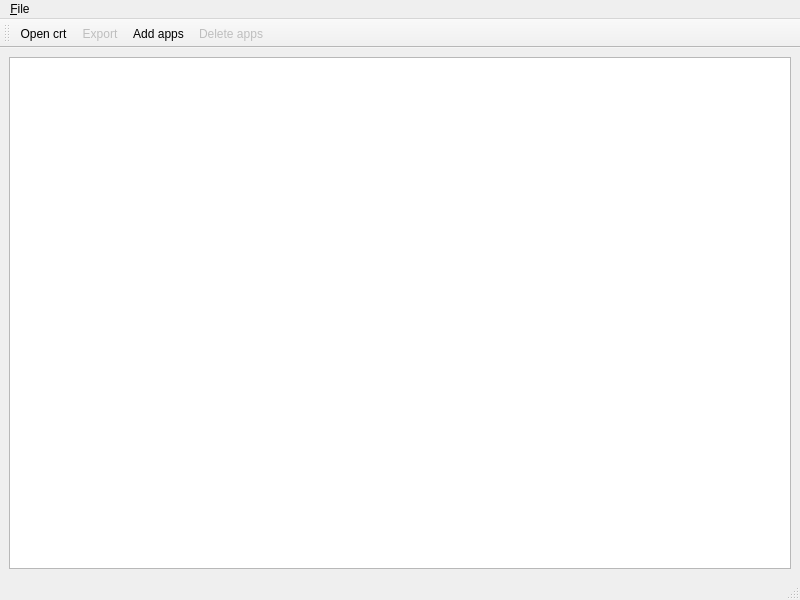
<?xml version="1.0" encoding="UTF-8"?>
<ui version="4.0">
 <class>MainWindow</class>
 <widget class="QMainWindow" name="MainWindow">
  <property name="geometry">
   <rect>
    <x>0</x>
    <y>0</y>
    <width>800</width>
    <height>600</height>
   </rect>
  </property>
  <property name="windowTitle">
   <string>MainWindow</string>
  </property>
  <widget class="QWidget" name="centralwidget">
   <layout class="QVBoxLayout" name="verticalLayout">
    <item>
     <widget class="QTableView" name="tableView">
      <property name="selectionBehavior">
       <enum>QAbstractItemView::SelectRows</enum>
      </property>
      <attribute name="verticalHeaderVisible">
       <bool>false</bool>
      </attribute>
     </widget>
    </item>
   </layout>
  </widget>
  <widget class="QMenuBar" name="menubar">
   <property name="geometry">
    <rect>
     <x>0</x>
     <y>0</y>
     <width>800</width>
     <height>22</height>
    </rect>
   </property>
   <widget class="QMenu" name="menu_File">
    <property name="title">
     <string>&amp;File</string>
    </property>
    <addaction name="actionOpen_crt"/>
    <addaction name="actionAdd_apps"/>
    <addaction name="actionDelete_apps"/>
    <addaction name="actionExport"/>
    <addaction name="separator"/>
    <addaction name="actionE_xit"/>
   </widget>
   <addaction name="menu_File"/>
  </widget>
  <widget class="QStatusBar" name="statusbar"/>
  <widget class="QToolBar" name="toolBar">
   <property name="windowTitle">
    <string>toolBar</string>
   </property>
   <attribute name="toolBarArea">
    <enum>TopToolBarArea</enum>
   </attribute>
   <attribute name="toolBarBreak">
    <bool>false</bool>
   </attribute>
   <addaction name="actionOpen_crt"/>
   <addaction name="actionExport"/>
   <addaction name="actionAdd_apps"/>
   <addaction name="actionDelete_apps"/>
  </widget>
  <action name="actionE_xit">
   <property name="icon">
    <iconset resource="icons.qrc">
     <normaloff>:/Buttons/exit</normaloff>:/Buttons/exit</iconset>
   </property>
   <property name="text">
    <string>E&amp;xit</string>
   </property>
  </action>
  <action name="actionOpen_crt">
   <property name="icon">
    <iconset resource="icons.qrc">
     <normaloff>:/Buttons/open</normaloff>:/Buttons/open</iconset>
   </property>
   <property name="text">
    <string>Open crt...</string>
   </property>
   <property name="shortcut">
    <string>Ctrl+O</string>
   </property>
  </action>
  <action name="actionExport">
   <property name="enabled">
    <bool>false</bool>
   </property>
   <property name="icon">
    <iconset resource="icons.qrc">
     <normaloff>:/Buttons/export</normaloff>:/Buttons/export</iconset>
   </property>
   <property name="text">
    <string>Export...</string>
   </property>
  </action>
  <action name="actionDelete_apps">
   <property name="enabled">
    <bool>false</bool>
   </property>
   <property name="icon">
    <iconset resource="icons.qrc">
     <normaloff>:/Buttons/delete</normaloff>:/Buttons/delete</iconset>
   </property>
   <property name="text">
    <string>Delete apps...</string>
   </property>
  </action>
  <action name="actionAdd_apps">
   <property name="icon">
    <iconset resource="icons.qrc">
     <normaloff>:/Buttons/add</normaloff>:/Buttons/add</iconset>
   </property>
   <property name="text">
    <string>Add apps...</string>
   </property>
  </action>
 </widget>
 <resources>
  <include location="icons.qrc"/>
 </resources>
 <connections/>
</ui>
